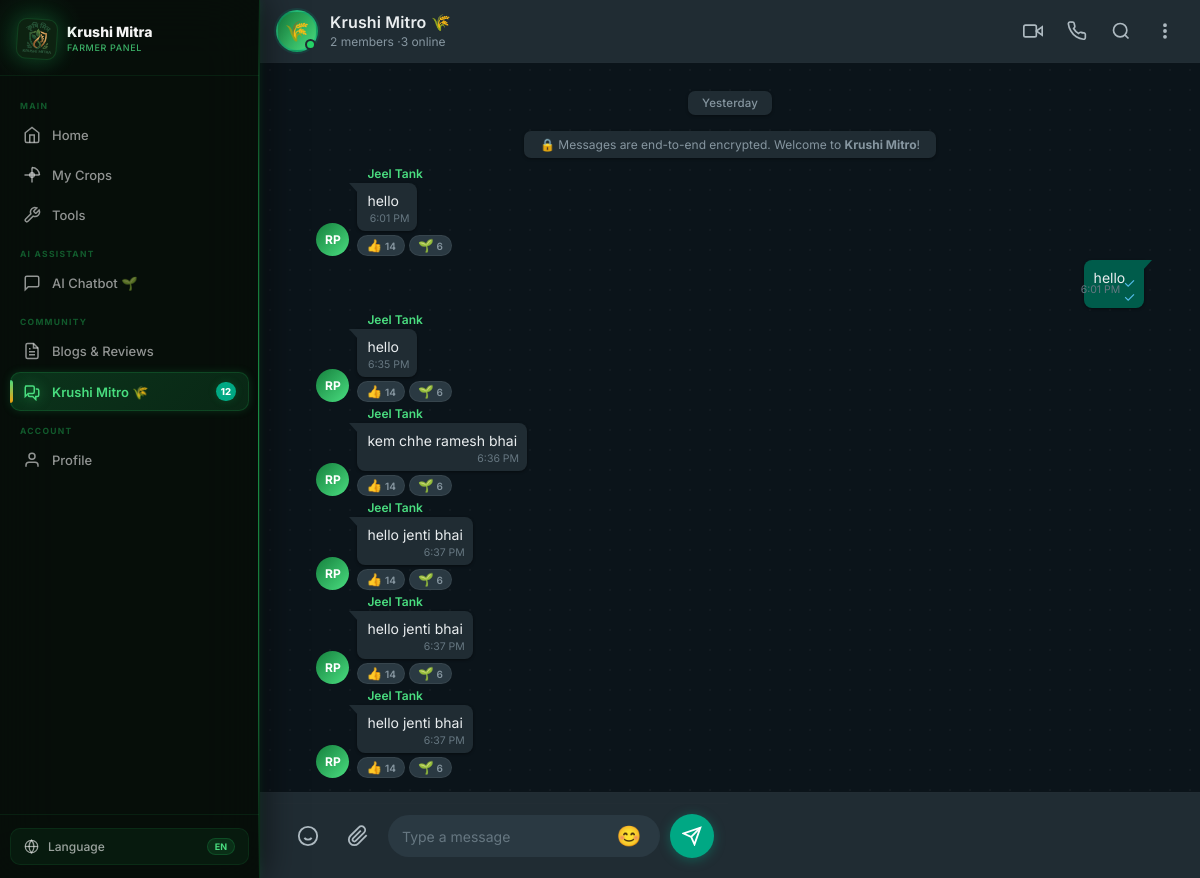
The app's page /community_chat (signed in), older data.
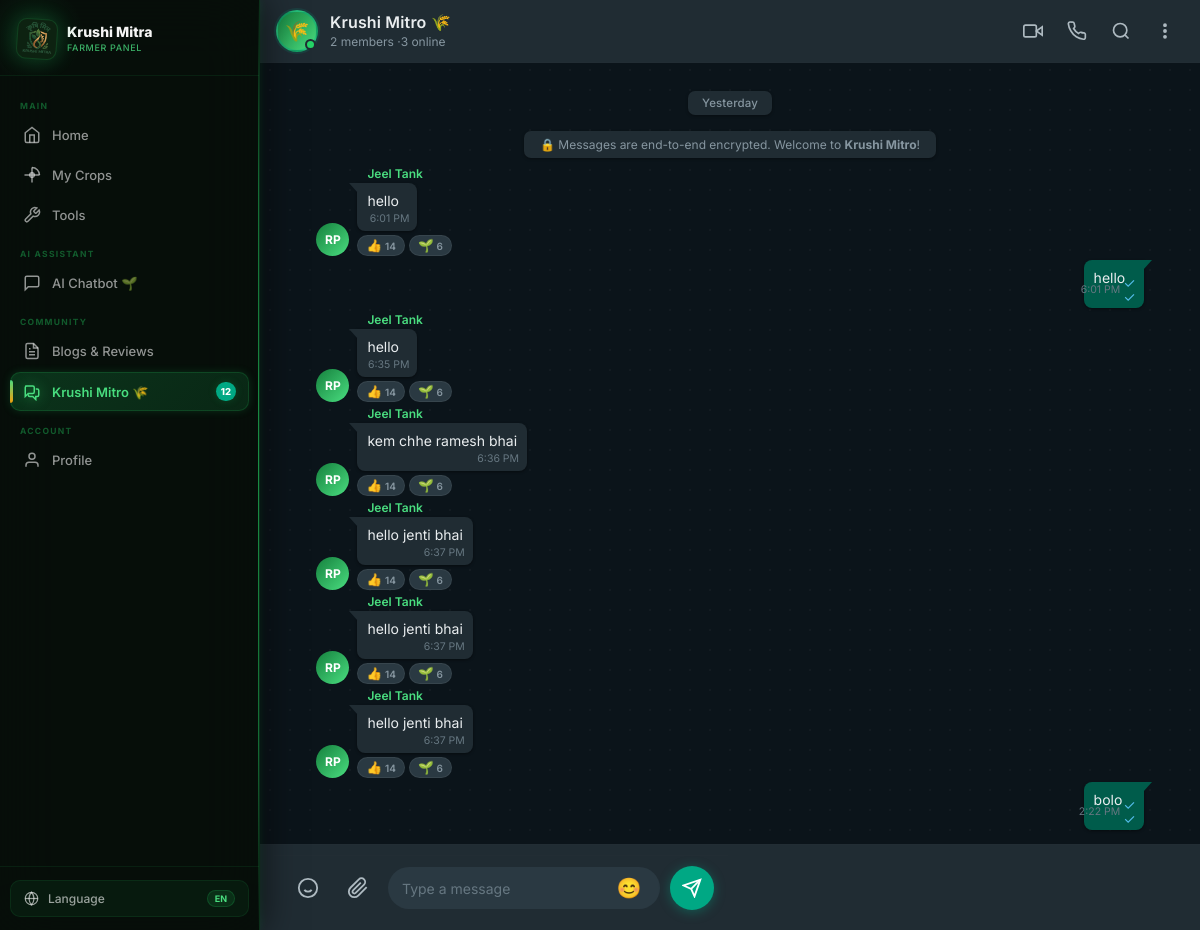
The same page, newer data.
### farmer/models.py (models this page shows, shortened)
class community_message(models.Model):
    sender = models.ForeignKey(User,on_delete=models.CASCADE,related_name="message_my")
    message = models.TextField()
    image = models.FileField(upload_to='community/images/', null=True, blank=True)
    created_at = models.DateTimeField(auto_now_add=True)

class User(AbstractUser):
    ROLE_CHOICES = (
        ('Farmer', 'Farmer'),
        ('Buyer', 'Buyer'),
        ('Subadmin', 'Subadmin')
    )
    name = models.CharField(max_length=255)
    role = models.CharField(max_length=20, choices=ROLE_CHOICES)
    email = models.EmailField(unique=True,blank=True, null=True)
    city = models.CharField(max_length=100, blank=True, null=True)
    contact = models.CharField(max_length=10, unique=True , blank=True, null=True)
    password = models.CharField(max_length=128)
    is_active = models.BooleanField(default=False)

### farmer/views.py (the view)
        def wrapper(request, *args, **kwargs):
            if "contact" in request.session:
                try:
                    user = User.objects.get(contact=request.session['contact'])
                    request.uid = user
                    if user.role not in allowed_roles:
                        messages.error(request, "Access Denied")
                        return redirect('login')
                    return view_function(request, *args, **kwargs)
                except User.DoesNotExist:
                    return redirect('login')
            return redirect('login')

### farmer/views.py (called while the page is built, shortened)
def check_login(allowed_roles):
    def decorator(view_function):
        def wrapper(request, *args, **kwargs):
            if "contact" in request.session:
                try:
                    user = User.objects.get(contact=request.session['contact'])
                    request.uid = user
                    if user.role not in allowed_roles:
                        messages.error(request, "Access Denied")
                        return redirect('login')
                    return view_function(request, *args, **kwargs)
                except User.DoesNotExist:
                    return redirect('login')
            return redirect('login')
        return wrapper
    return decorator

@check_login(['Farmer'])
def community_chat(request):
    uid = request.uid
    all_messages = community_message.objects.all()
    all_users = User.objects.all()
    user_count = len([user for user in all_users if user.is_active])
    member_count = len([user for user in all_users if user.role == 'Farmer'])
    context = {'uid': uid, 'messages':  all_messages, 'user_count': user_count, 'member_count': member_count}
    return render(request, "farmer/community_chat.html", context)

### farmer/templates/farmer/community_chat.html (shortened to what this page needs)
{% load static %}
<!DOCTYPE html>
<html lang="en">
<head>
  <link rel="stylesheet" href="{% static 'farmer/css/community_chat.css' %}">
</head>
<body>
<div class="app-shell">
  <aside class="sidebar" id="sidebar" role="navigation" aria-label="Farmer panel navigation">
    <div class="sidebar-logo">
      <img src="{% static 'farmer/images/krushi_mitra_logo.png' %}" alt="Krushi Mitra" />
      <div class="brand">Krushi Mitra <span>Farmer Panel</span></div>
    </div>
    <nav class="sidebar-nav">
      <div class="nav-section-title">Main</div>
      <a href="{% url 'farmer_home' %}" class="nav-item" id="nav-home">
        <svg viewBox="0 0 24 24" fill="none" stroke="currentColor" stroke-width="2">
          <path d="M3 9l9-7 9 7v11a2 2 0 0 1-2 2H5a2 2 0 0 1-2-2z"/>
          <polyline points="9 22 9 12 15 12 15 22"/>
        </svg>
        <span>Home</span>
      </a>
      <a href="{% url 'farmer_crops' %}" class="nav-item" id="nav-crops">
        <svg viewBox="0 0 24 24" fill="none" stroke="currentColor" stroke-width="2">
          <path d="M12 2a10 10 0 0 1 10 10"/><path d="M12 2v20"/><path d="M2 12h20"/>
          <circle cx="12" cy="12" r="3"/>
        </svg>
        <span>My Crops</span>
      </a>
      <a href="{% url 'farmer_tools' %}" class="nav-item" id="nav-tools">
        <svg viewBox="0 0 24 24" fill="none" stroke="currentColor" stroke-width="2">
          <path d="M14.7 6.3a1 1 0 0 0 0 1.4l1.6 1.6a1 1 0 0 0 1.4 0l3.77-3.77a6 6 0 0 1-7.94 7.94l-6.91 6.91a2.12 2.12 0 0 1-3-3l6.91-6.91a6 6 0 0 1 7.94-7.94l-3.76 3.76z"/>
        </svg>
        <span>Tools</span>
      </a>
      <div class="nav-section-title">AI Assistant</div>
      <a href="{% url 'farmer_chatbot' %}" class="nav-item" id="nav-chatbot">
        <svg viewBox="0 0 24 24" fill="none" stroke="currentColor" stroke-width="2">
          <path d="M21 15a2 2 0 0 1-2 2H7l-4 4V5a2 2 0 0 1 2-2h14a2 2 0 0 1 2 2z"/>
        </svg>
        <span>AI Chatbot 🌱</span>
      </a>
      <div class="nav-section-title">Community</div>
      <a href="{% url 'farmer_blogs' %}" class="nav-item" id="nav-blogs">
        <svg viewBox="0 0 24 24" fill="none" stroke="currentColor" stroke-width="2">
          <path d="M14 2H6a2 2 0 0 0-2 2v16a2 2 0 0 0 2 2h12a2 2 0 0 0 2-2V8z"/>
          <polyline points="14 2 14 8 20 8"/>
          <line x1="16" y1="13" x2="8" y2="13"/><line x1="16" y1="17" x2="8" y2="17"/>
          <polyline points="10 9 9 9 8 9"/>
        </svg>
        <span>Blogs &amp; Reviews</span>
      </a>
      <a href="{% url 'community_chat' %}" class="nav-item active" id="nav-chat" aria-current="page">
        <svg viewBox="0 0 24 24" fill="none" stroke="currentColor" stroke-width="2">
          <path d="M17 8h2a2 2 0 0 1 2 2v6a2 2 0 0 1-2 2h-2v4l-4-4H9a2 2 0 0 1-2-2v-1"/>
          <path d="M3 4h10a2 2 0 0 1 2 2v6a2 2 0 0 1-2 2H7l-4 4V6a2 2 0 0 1 2-2z"/>
        </svg>
        <span>Krushi Mitro 🌾</span>
        <span class="nav-badge" aria-label="12 unread">12</span>
      </a>
      <div class="nav-section-title">Account</div>
      <a href="{% url 'farmer_profile' %}" class="nav-item" id="nav-profile">
        <svg viewBox="0 0 24 24" fill="none" stroke="currentColor" stroke-width="2">
          <path d="M20 21v-2a4 4 0 0 0-4-4H8a4 4 0 0 0-4 4v2"/>
          <circle cx="12" cy="7" r="4"/>
        </svg>
        <span>Profile</span>
      </a>
    </nav>
    <div class="sidebar-bottom">
      <div class="lang-selector">
        <svg viewBox="0 0 24 24" fill="none" stroke="currentColor" stroke-width="2">
          <circle cx="12" cy="12" r="10"/>
          <line x1="2" y1="12" x2="22" y2="12"/>
          <path d="M12 2a15.3 15.3 0 0 1 4 10 15.3 15.3 0 0 1-4 10 15.3 15.3 0 0 1-4-10 15.3 15.3 0 0 1 4-10z"/>
        </svg>
        <span>Language</span>
        <span class="lang-current-label">EN</span>
      </div>
    </div>
  </aside>
  <div class="wa-chat">
    <div class="wa-header" id="waHeader">
      <div class="wa-header-avatar" title="Krushi Mitro Group" role="img" aria-label="Group icon">🌾</div>
      <div class="wa-header-info">
        <div class="wa-header-name">Krushi Mitro 🌾</div>
        <div class="wa-header-sub" id="headerSub">{{member_count}} members ·{{ user_count }} online</div>
      </div>
      <div class="wa-header-actions">
        <button class="wa-icon-btn" title="Video call" aria-label="Video call" id="vcBtn">
          <svg viewBox="0 0 24 24" fill="none" stroke="currentColor" stroke-width="2">
            <polygon points="23 7 16 12 23 17 23 7"/>
            <rect x="1" y="5" width="15" height="14" rx="2" ry="2"/>
          </svg>
        </button>
        <button class="wa-icon-btn" title="Voice call" aria-label="Voice call" id="callBtn">
        </button>
        <button class="wa-icon-btn" title="Search" aria-label="Search messages" id="searchBtn">
          <svg viewBox="0 0 24 24" fill="none" stroke="currentColor" stroke-width="2">
            <circle cx="11" cy="11" r="8"/><line x1="21" y1="21" x2="16.65" y2="16.65"/>
          </svg>
        </button>
        <button class="wa-icon-btn" title="More options" aria-label="More options" id="moreBtn">
          <svg viewBox="0 0 24 24" fill="none" stroke="currentColor" stroke-width="2">
            <circle cx="12" cy="5"  r="1.3" fill="currentColor"/>
            <circle cx="12" cy="12" r="1.3" fill="currentColor"/>
            <circle cx="12" cy="19" r="1.3" fill="currentColor"/>
          </svg>
        </button>
      </div>
    </div>
    <div class="wa-body" id="waBody" role="log" aria-live="polite" aria-label="Group messages">
      <div class="wa-date-badge"><span>Yesterday</span></div>
      <div class="wa-notice">
        <span>🔒 Messages are end-to-end encrypted. Welcome to <strong>Krushi Mitro</strong>!</span>
      </div>
      {%for message in messages%}
      {% if message.sender != uid %}
      <div class="wa-msg recv" id="m1">
        <div class="wa-av av-g" title="Ramesh Patel">RP</div>
        <div class="wa-bubble-wrap">
          <div class="wa-sender" style="color:#4ade80;">{{message.sender.name}}</div>
          <div class="wa-bubble">
            {{message.message}}
            <div class="wa-meta">
              <span class="wa-time">{{message.created_at|date:"g:i A"}}</span>
            </div>
          </div>
          <div class="wa-reactions">
            <span class="wa-reaction">👍 <span class="wa-reaction-count">14</span></span>
            <span class="wa-reaction">🌱 <span class="wa-reaction-count">6</span></span>
          </div>
        </div>
      </div>
      {% else %}
      <div class="wa-msg sent" id="m4">
        <div class="wa-bubble-wrap">
          <div class="wa-bubble">
            {{message.message}}
            <div class="wa-meta">
              <span class="wa-time">{{message.created_at|date:"g:i A"}}</span>
              <span class="wa-ticks">✓✓</span>
            </div>
          </div>
        </div>
      </div>
      {% endif %}
      {% endfor %}
    </div>
    <form action="{% url 'community_chat' %}" method="post" class="wa-input-bar" role="form" aria-label="Message input">
    <div class="wa-input-bar" role="form" aria-label="Message input">
      <button class="wa-input-icon" id="emojiBtn" title="Emoji" aria-label="Emoji">
        <svg viewBox="0 0 24 24" fill="none" stroke="currentColor" stroke-width="2">
          <circle cx="12" cy="12" r="10"/>
          <path d="M8 14s1.5 2 4 2 4-2 4-2"/><line x1="9" y1="9" x2="9.01" y2="9"/><line x1="15" y1="9" x2="15.01" y2="9"/>
        </svg>
      </button>
      <button class="wa-input-icon" id="attachBtn" title="Attach" aria-label="Attach file">
        <svg viewBox="0 0 24 24" fill="none" stroke="currentColor" stroke-width="2">
          <path d="M21.44 11.05l-9.19 9.19a6 6 0 0 1-8.49-8.49l9.19-9.19a4 4 0 0 1 5.66 5.66l-9.2 9.19a2 2 0 0 1-2.83-2.83l8.49-8.48"/>
        </svg>
      </button>
      <div class="wa-input-wrap">
        <input
          type="text"
          class="wa-input"
          id="msgInput"
          placeholder="Type a message"
          autocomplete="off"
          maxlength="600"
          aria-label="Type a message"
          name="message"
        />
        <button class="wa-emoji-btn" id="smileyBtn" title="Emoji picker" aria-label="Emoji">😊</button>
      </div>
     <button type="submit" class="wa-send-btn" id="sendBtn" title="Send">
    <svg viewBox="0 0 24 24" fill="none" stroke="currentColor" stroke-width="2.2">
        <line x1="22" y1="2" x2="11" y2="13"/>
        <polygon points="22 2 15 22 11 13 2 9 22 2"/>
    </svg>
</button>
    </div>
    </form>
  </div>
</div>
</body>
</html>

Row changes from the older to the newer data that the page shows:
added community_message: message "bolo", created_at "2:22 PM"
